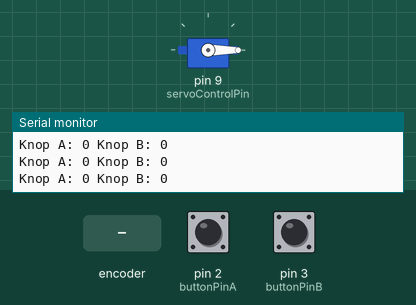
Bench run of a sketch on a simulated Arduino Uno, built with avr-gcc and run on an emulated ATmega328P. On the bench: servo, the last lines printed to the serial monitor. The inputs (shaded band) are chosen by the test bench; at power-on: pin 2 (buttonPinA) HIGH, pin 3 (buttonPinB) HIGH.

Above: at 1.2 s.
1.3 s: rotary encoder on pin 2 (buttonPinA) / pin 3 (buttonPinB) turned 1 step (first pin leading)
At 2.08 s:
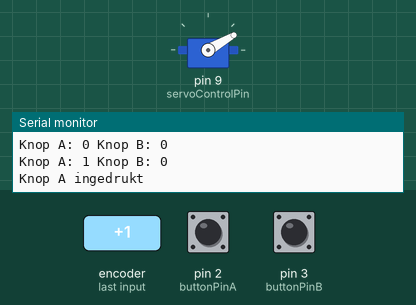
At 2.68 s:
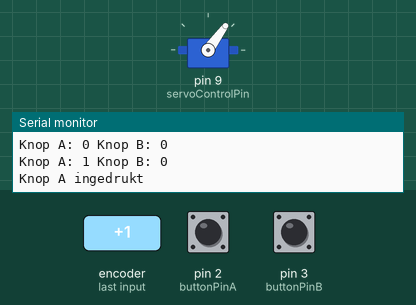
7.3 s: rotary encoder on pin 2 (buttonPinA) / pin 3 (buttonPinB) turned 3 steps (first pin leading)
At 8.1 s:
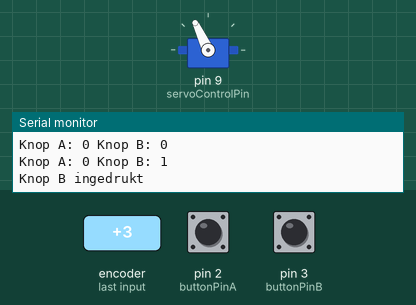
Timing chart, 0 to 10.3 s (numbered marks = the images above; inputs shaded):
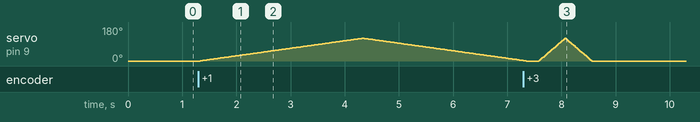

Measured:
- after the input at 1.3 s, servo on pin 9 (servoControlPin): rises from 0° to 120° in 3.0 s, then falls to 2° in 3.0 s

The sketch:

opdracht5_code.ino
```cpp
#include <Servo.h>

Servo customServo; // Maak een servo-object aan

const int buttonPinA = 2; // Knop A aangesloten op pin 2
const int buttonPinB = 3; // Knop B aangesloten op pin 3
const int servoControlPin = 9; // Servo aangesloten op pin 9

void setup() {
  pinMode(buttonPinA, INPUT_PULLUP); // Stel knop A in als input met interne pull-up weerstand
  pinMode(buttonPinB, INPUT_PULLUP); // Stel knop B in als input met interne pull-up weerstand
  customServo.attach(servoControlPin); // Koppel de servo aan pin 9
  customServo.write(0); // Initialiseer de servo positie op 0°

  Serial.begin(9600); // Initialiseer seriële communicatie voor debugging
}

void loop() {
  bool isButtonAPressed = digitalRead(buttonPinA) == LOW; // Lees de status van knop A
  bool isButtonBPressed = digitalRead(buttonPinB) == LOW; // Lees de status van knop B

  Serial.print("Knop A: ");
  Serial.print(isButtonAPressed);
  Serial.print(" Knop B: ");
  Serial.println(isButtonBPressed);

  if (isButtonAPressed && isButtonBPressed) {
    // Beide knoppen zijn ingedrukt
    Serial.println("Beide knoppen ingedrukt");
    performServoMovement(120, 3000); // Beweeg naar 120° in 3 seconden
    delay(5000); // Blijf 5 seconden op 120°
    performServoMovement(0, 500); // Beweeg terug naar 0° in 0,5 seconden
  } else if (isButtonAPressed) {
    // Alleen knop A is ingedrukt
    Serial.println("Knop A ingedrukt");
    performServoMovement(120, 3000); // Beweeg naar 120° in 3 seconden
    performServoMovement(0, 3000); // Beweeg terug naar 0° in 3 seconden
  } else if (isButtonBPressed) {
    // Alleen knop B is ingedrukt
    Serial.println("Knop B ingedrukt");
    performServoMovement(120, 500); // Beweeg naar 120° in 0,5 seconden
    performServoMovement(0, 500); // Beweeg terug naar 0° in 0,5 seconden
  }

  delay(100); // Kleine vertraging om te debouncen
}

void performServoMovement(int targetAngle, int movementDuration) {
  int currentServoAngle = customServo.read(); // Haal de huidige hoek op
  int angleSteps = abs(currentServoAngle - targetAngle); // Bereken het aantal stappen
  int delayPerStep = movementDuration / angleSteps; // Bereken de vertraging per stap

  if (currentServoAngle < targetAngle) {
    for (int position = currentServoAngle; position <= targetAngle; position++) {
      customServo.write(position);
      delay(delayPerStep);
    }
  } else {
    for (int position = currentServoAngle; position >= targetAngle; position--) {
      customServo.write(position);
      delay(delayPerStep);
    }
  }
}
```
